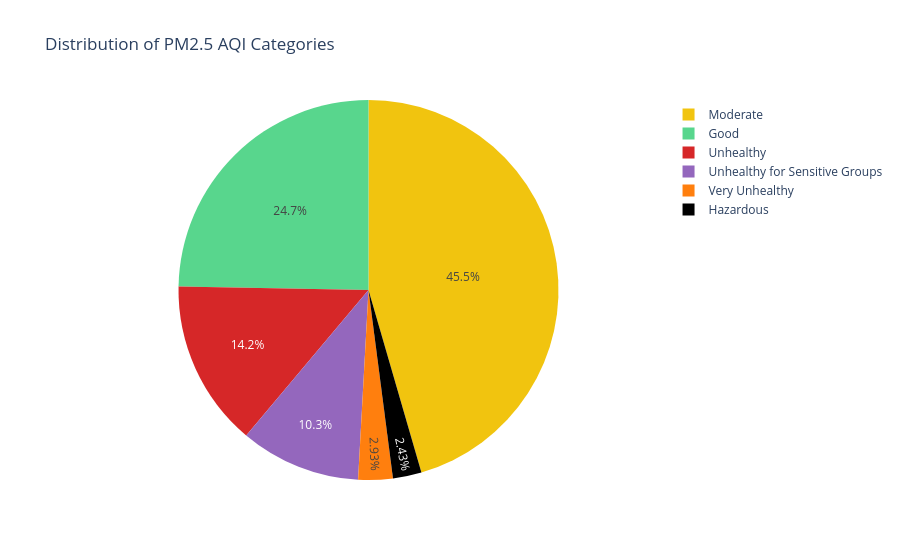

Notebook code cell kept with this figure:
### Markdown cell above
And let's also make a pie chart that shows the distribution of categories of a pollutant, for example PM2.5.

### Code cell
fig = px.pie(df, values='PM2.5 AQI Value', names='AQI Category', title='Distribution of PM2.5 AQI Categories', color_discrete_sequence=['#f1c40f', '#58d68d', '#d62728', '#9467bd', '#ff7f0e', 'black'])
fig.show()

### Figure 1 — Plotly figure (JSON) as saved in the notebook; plotly's stock layout.template omitted (floating-point values rounded to 4 significant figures; data arrays with more than 128 entries replaced by an {"elided": "..."} marker saying what was removed)
{"data": [{"domain": {"x": [0, 1], "y": [0, 1]}, "hovertemplate": "AQI Category=%{label}<br>PM2.5 AQI Value=%{value}<extra></extra>", "labels": {"elided": "16393 str values"}, "legendgroup": "", "name": "", "showlegend": true, "type": "pie", "values": {"elided": "16393 int values"}}], "layout": {"legend": {"tracegroupgap": 0}, "piecolorway": ["#f1c40f", "#58d68d", "#d62728", "#9467bd", "#ff7f0e", "black"], "title": {"text": "Distribution of PM2.5 AQI Categories"}}}
